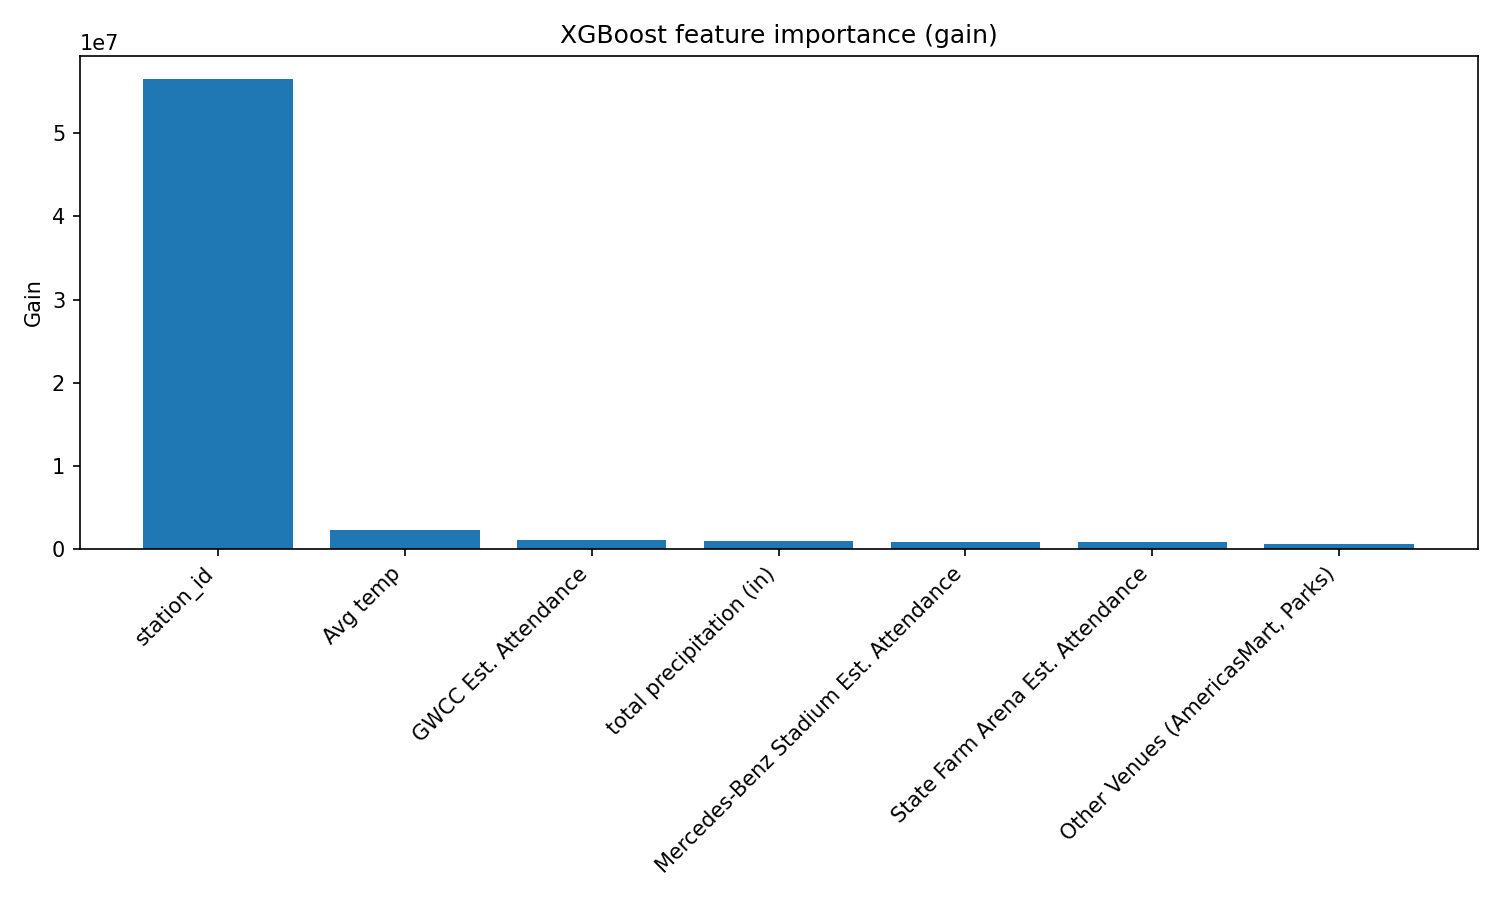

Write Python code to recreate this figure.
import os
import sys
import matplotlib.pyplot as plt
from viz_common import load_model, get_model_features

HERE = os.path.dirname(os.path.abspath(__file__))

def main():
    try:
        booster = load_model(HERE)
    except Exception as e:
        print(f"Could not load model: {e}")
        sys.exit(1)

    try:
        importance = booster.get_score(importance_type="gain")
    except Exception as e:
        print(f"Could not get feature importance (gain): {e}")
        sys.exit(1)

    if not importance:
        print("Model returned no feature importance for 'gain'. Trying 'weight' instead.")
        importance = booster.get_score(importance_type="weight")

    if not importance:
        print("No feature importance available from model.")
        sys.exit(1)

    # importance is a dict {feature_name: value}
    items = sorted(importance.items(), key=lambda x: x[1], reverse=True)
    keys = [k for k, v in items]
    vals = [v for k, v in items]

    plt.figure(figsize=(10, 6))
    plt.bar(range(len(keys)), vals)
    plt.xticks(range(len(keys)), keys, rotation=45, ha='right')
    plt.ylabel('Gain')
    plt.title('XGBoost feature importance (gain)')
    plt.tight_layout()
    out = os.path.join(HERE, 'feature_importance_gain.png')
    plt.savefig(out, dpi=150)
    plt.show()
    print('Saved feature importance plot to', out)

if __name__ == '__main__':
    main()
